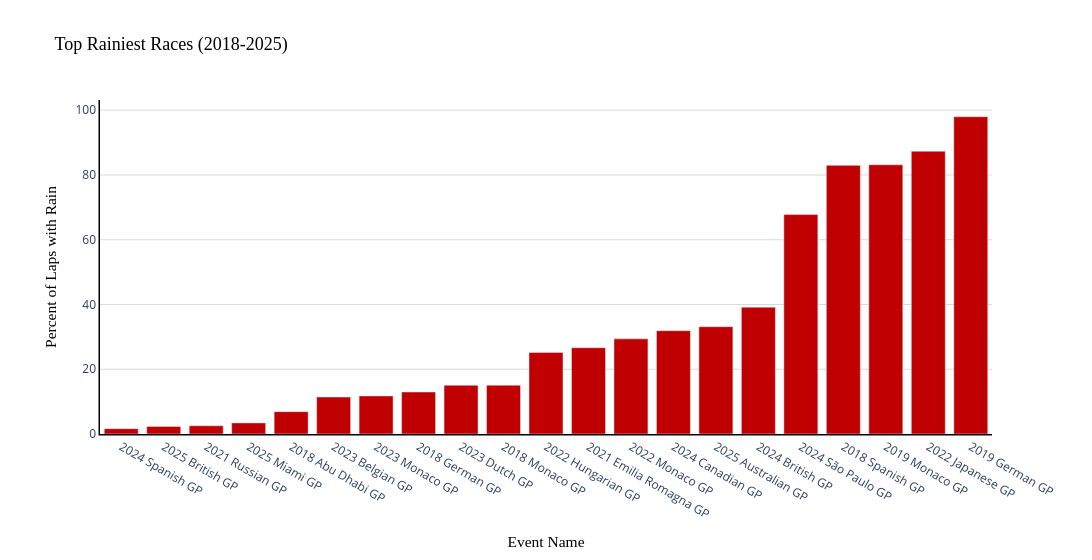

Write notebook code for a chart like this one.
### Code cell
# Reverse order for visual
rainy_races = rainy_races.sort_values('PercentRainfall', ascending=True)

# Add year + event name for clarity in visual
rainy_races['EventNameYear'] = rainy_races['Year'].astype(str) + ' ' + rainy_races['EventName'].str.replace('Grand Prix', 'GP')

# Create a bar chart for rainfall percentage
fig = px.bar(
    rainy_races,
    x='EventNameYear',
    y='PercentRainfall',
    orientation='v',
    hover_data=['RainLaps', 'TotalLaps'],
    color_discrete_sequence=["#C00000"]
)

fig.update_layout(
    xaxis_title={
        "text": "Event Name",
        "font": {"size": 15.5, "family": "Calibri", "color": "#000"}
    },
    yaxis_title={
        "text": "Percent of Laps with Rain",
        "font": {"size": 15.5, "family": "Calibri", "color": "#000"}
    },
    title={
        "text": "Top Rainiest Races (2018-2025)",
        "font": {"size": 18, "family": "Calibri Black", "color": "#000"}
    },
    plot_bgcolor="#FFF",
    margin=dict(t=100, l=100, r=100),
    width=1200
)

fig.update_xaxes(showline=True, linecolor="#000", linewidth=1.5)
fig.update_yaxes(showline=True, linecolor="#000", linewidth=1.5, gridcolor="#d9d9d9")
fig.show()

### Figure 1 — Plotly figure (JSON) as saved in the notebook; plotly's stock layout.template omitted (floating-point values rounded to 4 significant figures)
{"data": [{"customdata": [[20, 1205], [10, 426], [22, 868], [29, 845], [52, 753], [78, 683], [146, 1241], [128, 987], [149, 990], [197, 1306], [281, 1115], [206, 773], [243, 827], [287, 899], [178, 537], [333, 850], [532, 785], [677, 816], [1012, 1217], [338, 387], [587, 599]], "hovertemplate": "EventNameYear=%{x}<br>PercentRainfall=%{y}<br>RainLaps=%{customdata[0]}<br>TotalLaps=%{customdata[1]}<extra></extra>", "legendgroup": "", "marker": {"color": "#C00000", "pattern": {"shape": ""}}, "name": "", "orientation": "v", "showlegend": false, "textposition": "auto", "type": "bar", "x": ["2024 Spanish GP", "2025 British GP", "2021 Russian GP", "2025 Miami GP", "2018 Abu Dhabi GP", "2023 Belgian GP", "2023 Monaco GP", "2018 German GP", "2023 Dutch GP", "2018 Monaco GP", "2022 Hungarian GP", "2021 Emilia Romagna GP", "2022 Monaco GP", "2024 Canadian GP", "2025 Australian GP", "2024 British GP", "2024 São Paulo GP", "2018 Spanish GP", "2019 Monaco GP", "2022 Japanese GP", "2019 German GP"], "xaxis": "x", "y": [1.66, 2.347, 2.535, 3.432, 6.906, 11.42, 11.76, 12.97, 15.05, 15.08, 25.2, 26.65, 29.38, 31.92, 33.15, 39.18, 67.77, 82.97, 83.16, 87.34, 98.0], "yaxis": "y"}], "layout": {"barmode": "relative", "legend": {"tracegroupgap": 0}, "margin": {"l": 100, "r": 100, "t": 100}, "plot_bgcolor": "#FFF", "title": {"font": {"color": "#000", "family": "Calibri Black", "size": 18}, "text": "Top Rainiest Races (2018-2025)"}, "width": 1200, "xaxis": {"anchor": "y", "domain": [0, 1], "linecolor": "#000", "linewidth": 1.5, "showline": true, "title": {"font": {"color": "#000", "family": "Calibri", "size": 15.5}, "text": "Event Name"}}, "yaxis": {"anchor": "x", "domain": [0, 1], "gridcolor": "#d9d9d9", "linecolor": "#000", "linewidth": 1.5, "showline": true, "title": {"font": {"color": "#000", "family": "Calibri", "size": 15.5}, "text": "Percent of Laps with Rain"}}}}
